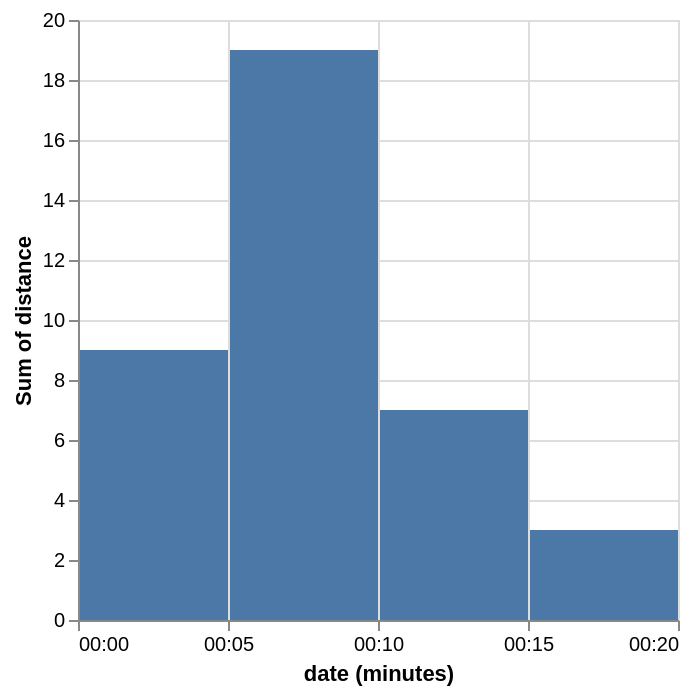

Here is the Vega-Lite specification saved for this chart:
### Vega specification from a JSON file in a GitHub repository (floating-point values rounded to 4 significant figures)
{"$schema": "https://vega.github.io/schema/vega/v6.json", "description": "Showing sum of distance traveled for each 5-minute interval.", "background": "white", "padding": 5, "width": 300, "height": 300, "style": "cell", "data": [{"name": "source_0", "values": [{"date": "Sun, 01 Jan 2012 00:00:00", "distance": 1}, {"date": "Sun, 01 Jan 2012 00:01:00", "distance": 1}, {"date": "Sun, 01 Jan 2012 00:02:00", "distance": 2}, {"date": "Sun, 01 Jan 2012 00:03:00", "distance": 1}, {"date": "Sun, 01 Jan 2012 00:04:00", "distance": 4}, {"date": "Sun, 01 Jan 2012 00:05:00", "distance": 2}, {"date": "Sun, 01 Jan 2012 00:06:00", "distance": 5}, {"date": "Sun, 01 Jan 2012 00:07:00", "distance": 2}, {"date": "Sun, 01 Jan 2012 00:08:00", "distance": 6}, {"date": "Sun, 01 Jan 2012 00:09:00", "distance": 4}, {"date": "Sun, 01 Jan 2012 00:10:00", "distance": 1}, {"date": "Sun, 01 Jan 2012 00:11:00", "distance": 1}, {"date": "Sun, 01 Jan 2012 00:12:00", "distance": 3}, {"date": "Sun, 01 Jan 2012 00:13:00", "distance": 0}, {"date": "Sun, 01 Jan 2012 00:14:00", "distance": 2}, {"date": "Sun, 01 Jan 2012 00:15:00", "distance": 3}]}, {"name": "data_0", "source": "source_0", "transform": [{"type": "formula", "expr": "toDate(datum[\"date\"])", "as": "date"}, {"field": "date", "type": "timeunit", "units": ["minutes"], "step": 5, "as": ["minutes_step_5_date", "minutes_step_5_date_end"]}, {"type": "aggregate", "groupby": ["minutes_step_5_date", "minutes_step_5_date_end"], "ops": ["sum"], "fields": ["distance"], "as": ["sum_distance"]}, {"type": "filter", "expr": "(isDate(datum[\"minutes_step_5_date\"]) || (isValid(datum[\"minutes_step_5_date\"]) && isFinite(+datum[\"minutes_step_5_date\"]))) && isValid(datum[\"sum_distance\"]) && isFinite(+datum[\"sum_distance\"])"}]}], "marks": [{"name": "marks", "type": "rect", "style": ["bar"], "from": {"data": "data_0"}, "encode": {"update": {"fill": {"value": "#4c78a8"}, "ariaRoleDescription": {"value": "bar"}, "description": {"signal": "\"date (minutes): \" + (timeFormat(datum[\"minutes_step_5_date\"], timeUnitSpecifier([\"minutes\"], {\"year-month\":\"%b %Y \",\"year-month-date\":\"%b %d, %Y \"}))) + \"; Sum of distance: \" + (format(datum[\"sum_distance\"], \"\"))"}, "x2": {"scale": "x", "field": "minutes_step_5_date", "offset": {"signal": "0.5 + (abs(scale(\"x\", datum[\"minutes_step_5_date_end\"]) - scale(\"x\", datum[\"minutes_step_5_date\"])) < 0.25 ? -0.5 * (0.25 - (abs(scale(\"x\", datum[\"minutes_step_5_date_end\"]) - scale(\"x\", datum[\"minutes_step_5_date\"])))) : 0.5)"}}, "x": {"scale": "x", "field": "minutes_step_5_date_end", "offset": {"signal": "0.5 + (abs(scale(\"x\", datum[\"minutes_step_5_date_end\"]) - scale(\"x\", datum[\"minutes_step_5_date\"])) < 0.25 ? 0.5 * (0.25 - (abs(scale(\"x\", datum[\"minutes_step_5_date_end\"]) - scale(\"x\", datum[\"minutes_step_5_date\"])))) : -0.5)"}}, "y": {"scale": "y", "field": "sum_distance"}, "y2": {"scale": "y", "value": 0}}}}], "scales": [{"name": "x", "type": "time", "domain": {"data": "data_0", "fields": ["minutes_step_5_date", "minutes_step_5_date_end"]}, "range": [0, {"signal": "width"}]}, {"name": "y", "type": "linear", "domain": {"data": "data_0", "field": "sum_distance"}, "range": [{"signal": "height"}, 0], "nice": true, "zero": true}], "axes": [{"scale": "x", "orient": "bottom", "gridScale": "y", "grid": true, "tickCount": {"signal": "ceil(width/40)"}, "tickMinStep": {"signal": "datetime(2001, 0, 1, 0, 5, 0, 0) - datetime(2001, 0, 1, 0, 0, 0, 0)"}, "domain": false, "labels": false, "aria": false, "maxExtent": 0, "minExtent": 0, "ticks": false, "zindex": 0}, {"scale": "y", "orient": "left", "gridScale": "x", "grid": true, "tickCount": {"signal": "ceil(height/40)"}, "domain": false, "labels": false, "aria": false, "maxExtent": 0, "minExtent": 0, "ticks": false, "zindex": 0}, {"scale": "x", "orient": "bottom", "grid": false, "title": "date (minutes)", "format": {"signal": "timeUnitSpecifier([\"minutes\"], {\"year-month\":\"%b %Y \",\"year-month-date\":\"%b %d, %Y \"})"}, "labelFlush": true, "labelOverlap": true, "tickCount": {"signal": "ceil(width/40)"}, "tickMinStep": {"signal": "datetime(2001, 0, 1, 0, 5, 0, 0) - datetime(2001, 0, 1, 0, 0, 0, 0)"}, "zindex": 0}, {"scale": "y", "orient": "left", "grid": false, "title": "Sum of distance", "labelOverlap": true, "tickCount": {"signal": "ceil(height/40)"}, "zindex": 0}]}
